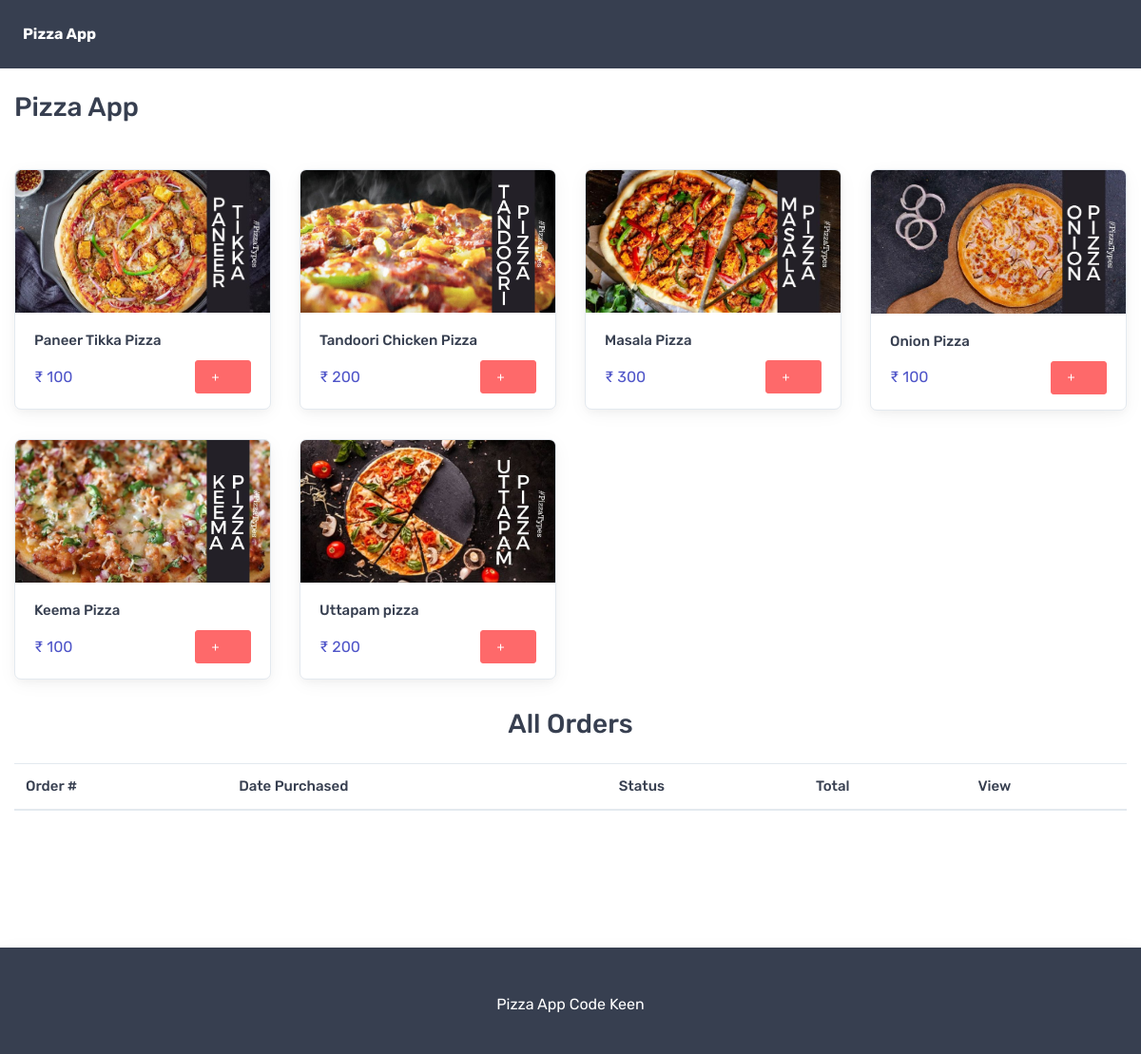
The page / on the database its author committed.
### home/models.py (models this page shows, shortened)
class Pizza(models.Model):
    name = models.CharField(max_length=100)
    price = models.IntegerField()
    image = models.ImageField(upload_to='pizza')

### home/views.py (the view)
# urls.py: path('', home, name='home'),
def home(request):
    pizza = Pizza.objects.all()
    orders = Order.objects.filter(user=request.user.id)
    context = {'pizza': pizza, 'orders': orders}
    return render(request, 'home/index.html', context)

### home/templates/home/index.html (shortened to what this page needs)
{% extends "home/base.html" %}
{% block start %}
<div class="container">
    <h3>Pizza App</h3>
    <div class="row pt-3 mt-5 pt-sm-0">
        {% for p in pizza %}
        <div class="col-lg-3 col-md-4 col-sm-6  mb-grid-gutter ">
            <div class="card product-card shadow border pb-2"><a class="d-block" href="#quick-view" data-toggle="modal"><img
                        class="card-img-top" src="{{p.image.url}}" alt="Pizza"></a>
                <div class="card-body pt-1 pb-2">
                    <h3 class="font-size-md pt-3">{{p.name}}</h3>
                    <div class="d-flex align-items-center justify-content-between">
                        <div class="product-price"><span class="text-accent"> ₹ {{p.price}}</span></div>
                        <a class="btn btn-primary btn-sm" type="button" href="{% url 'order_pizza' p.id %}">+<i class="czi-cart font-size-base ml-1"></i></a>
                    </div>
                </div>
            </div>
        </div>
        {% endfor %}
    </div>
    <div>
        <h3 class="text-center mb-4">All Orders</h3>
        <div class="table-responsive font-size-md">
            <table class="table table-hover mb-0">
                <thead>
                    <tr>
                        <th>Order #</th>
                        <th>Date Purchased</th>
                        <th>Status</th>
                        <th>Total</th>
                        <th>View</th>
                    </tr>
                </thead>
            </table>
        </div>
    </div>
</div>
{% endblock %}

### home/templates/home/base.html (shortened to what this page needs)
<!DOCTYPE html>
<html lang="en">
<head>
    <link rel="stylesheet" media="screen" href="/static/vendor/simplebar/dist/simplebar.min.css" />
    <link rel="stylesheet" media="screen" href="/static/vendor/tiny-slider/dist/tiny-slider.css" />
    <link rel="stylesheet" media="screen" href="/static/css/theme.min.css">
</head>
<header class="navbar navbar-dark bg-dark mb-4 px-3 p-4">
    <a class="text-white" href="/" style="min-width: 10rem;">
        <b>Pizza App</b>
    </a>
</header>
{% block start %}
{% endblock %}
<div class="mt-5 pt-5">
<footer class="bg-dark shadow p-4 footer text-center mt-5 pt-5">
    <p class="text-white">Pizza App Code Keen</p>
</footer>
</div>
</body>
</html>

### home/templates/home/base.html (style rules this page uses)
footer { bottom: 0; width: 100%; }

### rows shown on the page
Pizza: image (picture), name "Paneer Tikka Pizza", price "100"
Pizza: image (picture), name "Tandoori Chicken Pizza", price "200"
Pizza: image (picture), name "Masala Pizza", price "300"
Pizza: image (picture), name "Onion Pizza", price "100"
Pizza: image (picture), name "Keema Pizza", price "100"
Pizza: image (picture), name "Uttapam pizza", price "200"
